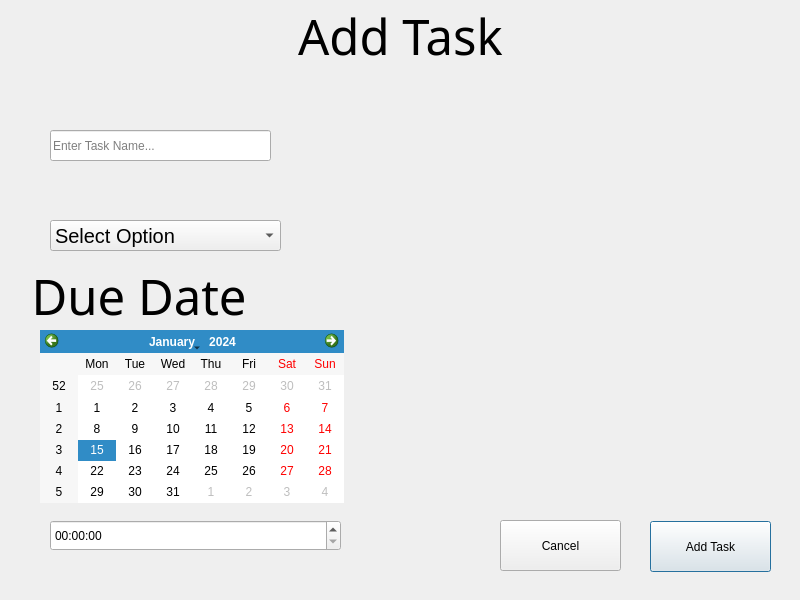
<?xml version="1.0" encoding="UTF-8"?>
<ui version="4.0">
 <class>addTask</class>
 <widget class="QDialog" name="addTask">
  <property name="geometry">
   <rect>
    <x>0</x>
    <y>0</y>
    <width>800</width>
    <height>600</height>
   </rect>
  </property>
  <property name="windowTitle">
   <string>Dialog</string>
  </property>
  <widget class="QPushButton" name="pushButtonAdd">
   <property name="geometry">
    <rect>
     <x>650</x>
     <y>521</y>
     <width>121</width>
     <height>51</height>
    </rect>
   </property>
   <property name="text">
    <string>Add Task</string>
   </property>
  </widget>
  <widget class="QPushButton" name="pushButtonCancel">
   <property name="geometry">
    <rect>
     <x>500</x>
     <y>520</y>
     <width>121</width>
     <height>51</height>
    </rect>
   </property>
   <property name="text">
    <string>Cancel</string>
   </property>
  </widget>
  <widget class="QLabel" name="label_2">
   <property name="geometry">
    <rect>
     <x>0</x>
     <y>-10</y>
     <width>801</width>
     <height>91</height>
    </rect>
   </property>
   <property name="font">
    <font>
     <family>Futura</family>
     <pointsize>37</pointsize>
    </font>
   </property>
   <property name="styleSheet">
    <string notr="true">#label_2 {
    color: rgb(0, 0, 0);
}</string>
   </property>
   <property name="text">
    <string>Add Task</string>
   </property>
   <property name="alignment">
    <set>Qt::AlignmentFlag::AlignCenter</set>
   </property>
  </widget>
  <widget class="QComboBox" name="comboBox">
   <property name="geometry">
    <rect>
     <x>50</x>
     <y>220</y>
     <width>231</width>
     <height>31</height>
    </rect>
   </property>
   <property name="sizeIncrement">
    <size>
     <width>0</width>
     <height>0</height>
    </size>
   </property>
   <property name="font">
    <font>
     <pointsize>15</pointsize>
    </font>
   </property>
   <item>
    <property name="text">
     <string>Select Option</string>
    </property>
   </item>
   <item>
    <property name="text">
     <string>Extreme</string>
    </property>
   </item>
   <item>
    <property name="text">
     <string>Very Difficult</string>
    </property>
   </item>
   <item>
    <property name="text">
     <string>Difficult</string>
    </property>
   </item>
   <item>
    <property name="text">
     <string>Moderate</string>
    </property>
   </item>
   <item>
    <property name="text">
     <string>Easy</string>
    </property>
   </item>
   <item>
    <property name="text">
     <string>Very Easy</string>
    </property>
   </item>
  </widget>
  <widget class="QLineEdit" name="lineEdit">
   <property name="geometry">
    <rect>
     <x>50</x>
     <y>130</y>
     <width>221</width>
     <height>31</height>
    </rect>
   </property>
   <property name="placeholderText">
    <string>Enter Task Name...</string>
   </property>
  </widget>
  <widget class="QLabel" name="label_3">
   <property name="geometry">
    <rect>
     <x>0</x>
     <y>270</y>
     <width>291</width>
     <height>51</height>
    </rect>
   </property>
   <property name="font">
    <font>
     <family>Futura</family>
     <pointsize>37</pointsize>
    </font>
   </property>
   <property name="styleSheet">
    <string notr="true">#label_2 {
    color: rgb(0, 0, 0);
}</string>
   </property>
   <property name="text">
    <string>Due Date </string>
   </property>
   <property name="alignment">
    <set>Qt::AlignmentFlag::AlignCenter</set>
   </property>
  </widget>
  <widget class="QCalendarWidget" name="calendarWidget">
   <property name="geometry">
    <rect>
     <x>40</x>
     <y>330</y>
     <width>304</width>
     <height>173</height>
    </rect>
   </property>
  </widget>
  <widget class="QTimeEdit" name="timeEdit">
   <property name="geometry">
    <rect>
     <x>50</x>
     <y>520</y>
     <width>291</width>
     <height>31</height>
    </rect>
   </property>
  </widget>
 </widget>
 <resources/>
 <connections/>
</ui>
